Frame 1 (no input): blank canvas, image omitted
Frame 60 (the mouse pressed at the canvas centre just before this capture): blank canvas, image omitted
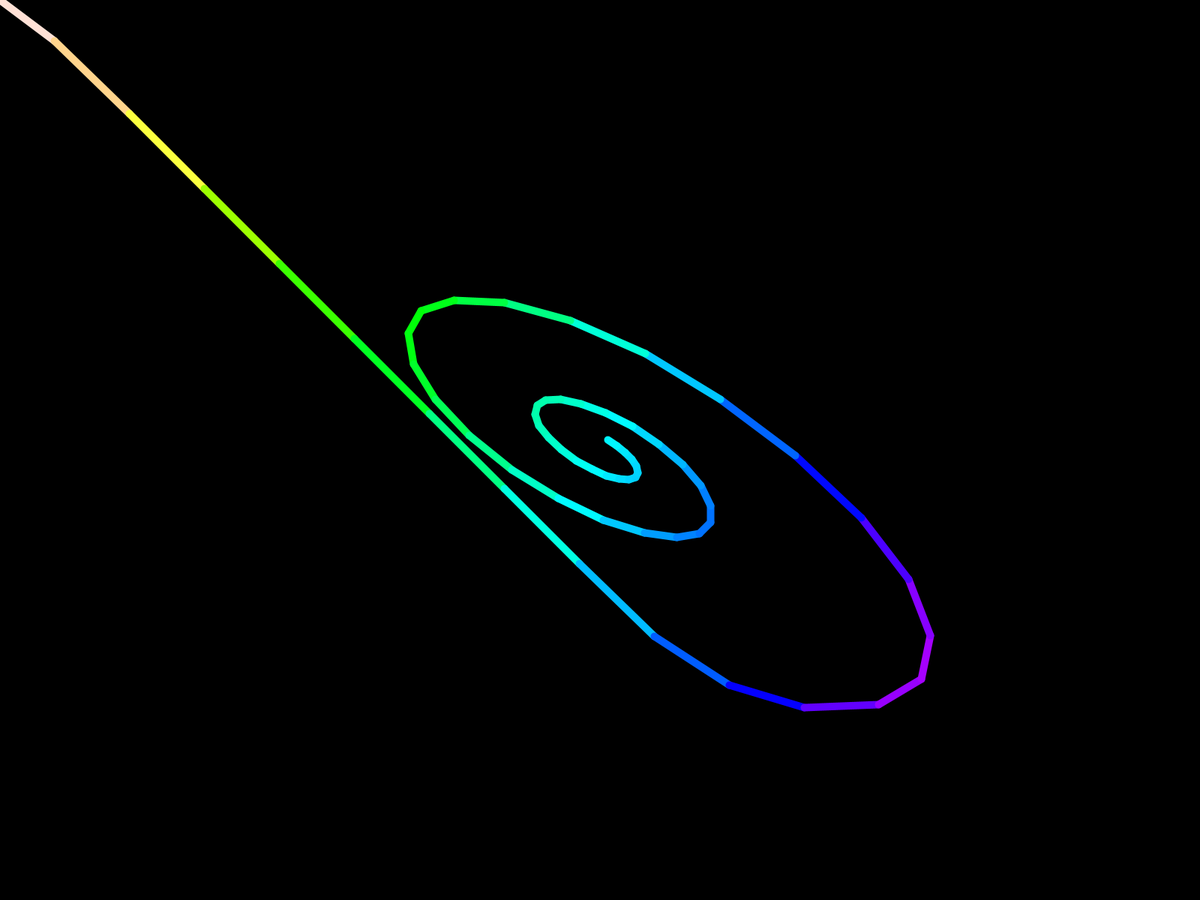
Frame 120 (the mouse held since frame 60 and released just before this capture)

The Processing sketch whose frames 1 and 60 were blank and that drew this single picture after the mouse press (run headless with seeded random() and noise(); from frame 60 on, the mouse is pressed at the canvas centre):

// Processing sketch: sketch_210730a
// ── sketch_210730a.pde
float px, py, x, y, vx, vy, ax, ay;
float A = 0.1;
float mA = 1000;
float mV = 100;
int speed = 1;
void setup() {
  fullScreen();
  colorMode(HSB, 360, 100, 100);
  background(0);
  fill(255);
  stroke(255);
  strokeWeight(10);
}

void draw() {
  //background(0);
  for (int i = 0; i < speed; i++) {
    update();
    show();
  }
}

void show() {
  stroke(int(map(x, 0, width, 0, 360)), int(map(y, 0, height, 0, 360)), 360);
  line(px, py, x, y);
}

void update() {
  px = x;
  py = y;
  ax = A * (mouseX-x);
  ay = A * (mouseY-y);
  vx += constrain(ax, -mA, mA);
  vy += constrain(ay, -mA, mA);
  vx *= 0.9;
  vy *= 0.9;
  x += constrain(vx, -mV, mV);
  y += constrain(vy, -mV, mV);
}
